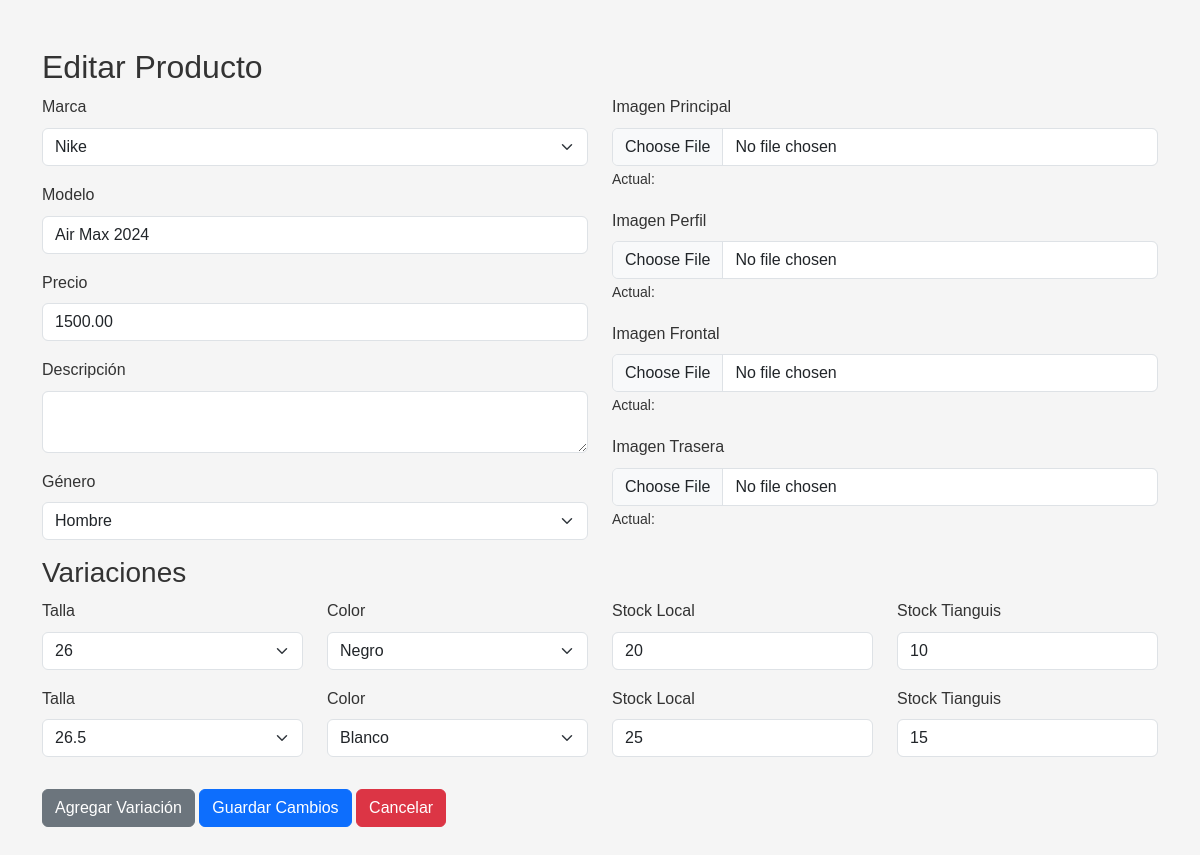
The app's page /pages/admin/productos/editar.php?id=13 with its own data.
### tables this page shows
CREATE TABLE `shoes` (
  `id_shoe` int(11) NOT NULL,
  `id_brand` int(11) DEFAULT NULL,
  `id_genre` int(11) DEFAULT NULL,
  `model_name` varchar(50) DEFAULT NULL,
  `price` decimal(10,2) DEFAULT NULL,
  `descriptionn` varchar(100) DEFAULT NULL,
  `img_main` varchar(300) DEFAULT NULL,
  `img_profile` varchar(300) DEFAULT NULL,
  `img_front` varchar(300) DEFAULT NULL,
  `img_rear` varchar(300) DEFAULT NULL
);

CREATE TABLE `shoes_variations` (
  `id_varition` int(11) NOT NULL,
  `id_shoe` int(11) DEFAULT NULL,
  `id_size` int(11) DEFAULT NULL,
  `id_color` int(11) DEFAULT NULL,
  `stock_local` int(11) NOT NULL,
  `stock_tianguis` int(11) NOT NULL
);

### pages/admin/productos/editar.php (the view, shortened to what this page needs)
<?php
include __DIR__ . '/../../../src/database/db.php';
$id_product = intval($_GET['id']);
$sql = "CALL SP_GET_PRODUCT_BY_ID(:id)";
$stmt = $pdo->prepare($sql);
$stmt->bindParam(':id', $id_product, PDO::PARAM_INT);
$stmt->execute();
$product = $stmt->fetch(PDO::FETCH_ASSOC);
$sql_variations = "CALL SP_GET_VARIATIONS(:id)";
$stmt = $pdo->prepare($sql_variations);
$stmt->bindParam(':id', $id_product, PDO::PARAM_INT);
$stmt->execute();
$variations = $stmt->fetchAll(PDO::FETCH_ASSOC);
?>
<!DOCTYPE html>
<html lang="es">
<head>
    <link href="https://cdn.jsdelivr.net/npm/bootstrap@5.3.0-alpha1/dist/css/bootstrap.min.css" rel="stylesheet">
    <link rel="stylesheet" href="/src/css/style.css">
</head>
<body>
    <div class="container my-5">
        <h2>Editar Producto</h2>
        <form method="POST" action="" enctype="multipart/form-data">
            <div class="row">
                <div class="col-md-6">
                    <div class="mb-3">
                        <label for="id_brand" class="form-label">Marca</label>
                        <select class="form-select" name="id_brand" id="id_brand" required>
                            <?php
                            $sql_brands = "SELECT id_brand, brands FROM brands";
                            $result_brands = $pdo->query($sql_brands);
                            while ($row = $result_brands->fetch(PDO::FETCH_ASSOC)) {
                                $selected = $row['id_brand'] == $product['id_brand'] ? 'selected' : '';
                                echo "<option value='{$row['id_brand']}' $selected>{$row['brands']}</option>";
                            }
                            ?>
                        </select>
                    </div>
                    <div class="mb-3">
                        <label for="model_name" class="form-label">Modelo</label>
                        <input type="text" class="form-control" name="model_name" id="model_name" value="<?= htmlspecialchars($product['model_name']) ?>" required>
                    </div>
                    <div class="mb-3">
                        <label for="price" class="form-label">Precio</label>
                        <input type="number" step="0.01" class="form-control" name="price" id="price" value="<?= $product['price'] ?>" required>
                    </div>
                    <div class="mb-3">
                        <label for="description" class="form-label">Descripción</label>
                        <textarea class="form-control" name="description" id="description" required><?= htmlspecialchars($product['description']) ?></textarea>
                    </div>
                    <div class="mb-3">
                        <label for="id_genre" class="form-label">Género</label>
                        <select class="form-select" name="id_genre" id="id_genre" required>
                            <?php
                            $sql_genres = "SELECT id_genre, genre FROM genres";
                            $result_genres = $pdo->query($sql_genres);
                            while ($row = $result_genres->fetch(PDO::FETCH_ASSOC)) {
                                $selected = $row['id_genre'] == $product['id_genre'] ? 'selected' : '';
                                echo "<option value='{$row['id_genre']}' $selected>{$row['genre']}</option>";
                            }
                            ?>
                        </select>
                    </div>
                </div>
                <div class="col-md-6">
                    <div class="mb-3">
                        <label for="img_main" class="form-label">Imagen Principal</label>
                        <input type="file" class="form-control" name="img_main" id="img_main" accept="image/*">
                        <small>Actual: <?= $product['img_main'] ?></small>
                    </div>
                    <div class="mb-3">
                        <label for="img_profile" class="form-label">Imagen Perfil</label>
                        <input type="file" class="form-control" name="img_profile" id="img_profile" accept="image/*">
                        <small>Actual: <?= $product['img_profile'] ?></small>
                    </div>
                    <div class="mb-3">
                        <label for="img_front" class="form-label">Imagen Frontal</label>
                        <input type="file" class="form-control" name="img_front" id="img_front" accept="image/*">
                        <small>Actual: <?= $product['img_front'] ?></small>
                    </div>
                    <div class="mb-3">
                        <label for="img_rear" class="form-label">Imagen Trasera</label>
                        <input type="file" class="form-control" name="img_rear" id="img_rear" accept="image/*">
                        <small>Actual: <?= $product['img_rear'] ?></small>
                    </div>
                </div>
            </div>
            <h3>Variaciones</h3>
            <div id="variations">
                <?php foreach ($variations as $variation): ?>
                <div class="row variation mb-3">
                    <div class="col-md-3">
                        <label for="id_sizes[]" class="form-label">Talla</label>
                        <select class="form-select" name="id_sizes[]" required>
                            <?php
                            $sql_sizes = "SELECT id_size, sizeMX FROM sizes";
                            $result_sizes = $pdo->query($sql_sizes);
                            while ($row = $result_sizes->fetch(PDO::FETCH_ASSOC)) {
                                $selected = $row['sizeMX'] == $variation['size'] ? 'selected' : '';
                                echo "<option value='{$row['id_size']}' $selected>{$row['sizeMX']}</option>";
                            }
                            ?>
                        </select>
                    </div>
                    <div class="col-md-3">
                        <label for="id_colors[]" class="form-label">Color</label>
                        <select class="form-select" name="id_colors[]" required>
                            <?php
                            $sql_colors = "SELECT id_color, color FROM colors";
                            $result_colors = $pdo->query($sql_colors);
                            while ($row = $result_colors->fetch(PDO::FETCH_ASSOC)) {
                                $selected = $row['color'] == $variation['color'] ? 'selected' : '';
                                echo "<option value='{$row['id_color']}' $selected>{$row['color']}</option>";
                            }
                            ?>
                        </select>
                    </div>
                    <div class="col-md-3">
                        <label for="stocks_local[]" class="form-label">Stock Local</label>
                        <input type="number" class="form-control" name="stocks_local[]" value="<?= $variation['stock_local'] ?>" required>
                    </div>
                    <div class="col-md-3">
                        <label for="stocks_tianguis[]" class="form-label">Stock Tianguis</label>
                        <input type="number" class="form-control" name="stocks_tianguis[]" value="<?= $variation['stock_tianguis'] ?>" required>
                    </div>
                </div>
                <?php endforeach; ?>
            </div>
            <button type="button" class="btn btn-secondary mt-3" id="addVariation">Agregar Variación</button>
            <button type="submit" class="btn btn-primary mt-3">Guardar Cambios</button>
            <a href="/pages/admin/productos/productos.php" class="btn btn-danger mt-3">Cancelar</a>
        </form>
    </div>
</body>
</html>

### src/css/style.css (style rules this page uses)
:root { --primary-color: #adacc9; --secondary-color: #333; --text-color-light: #fff; --border-color: #ddd; --font-primary: 'Gruppo', sans-serif; --font-secondary: 'Playfair Display', serif; }
body { font-family: var(--font-primary); background-color: #f5f5f5; color: var(--secondary-color); line-height: 1.6; }

### records on screen
shoes: model_name "Air Max 2024", price "1500.00"
shoes_variations: stock_local "20", stock_tianguis "10"
shoes_variations: stock_local "25", stock_tianguis "15"

### other values on screen
form field id_brand "Nike"
form field id_genre "Hombre"
form field value "26"
form field value "Negro"
form field value "26.5"
form field value "Blanco"
